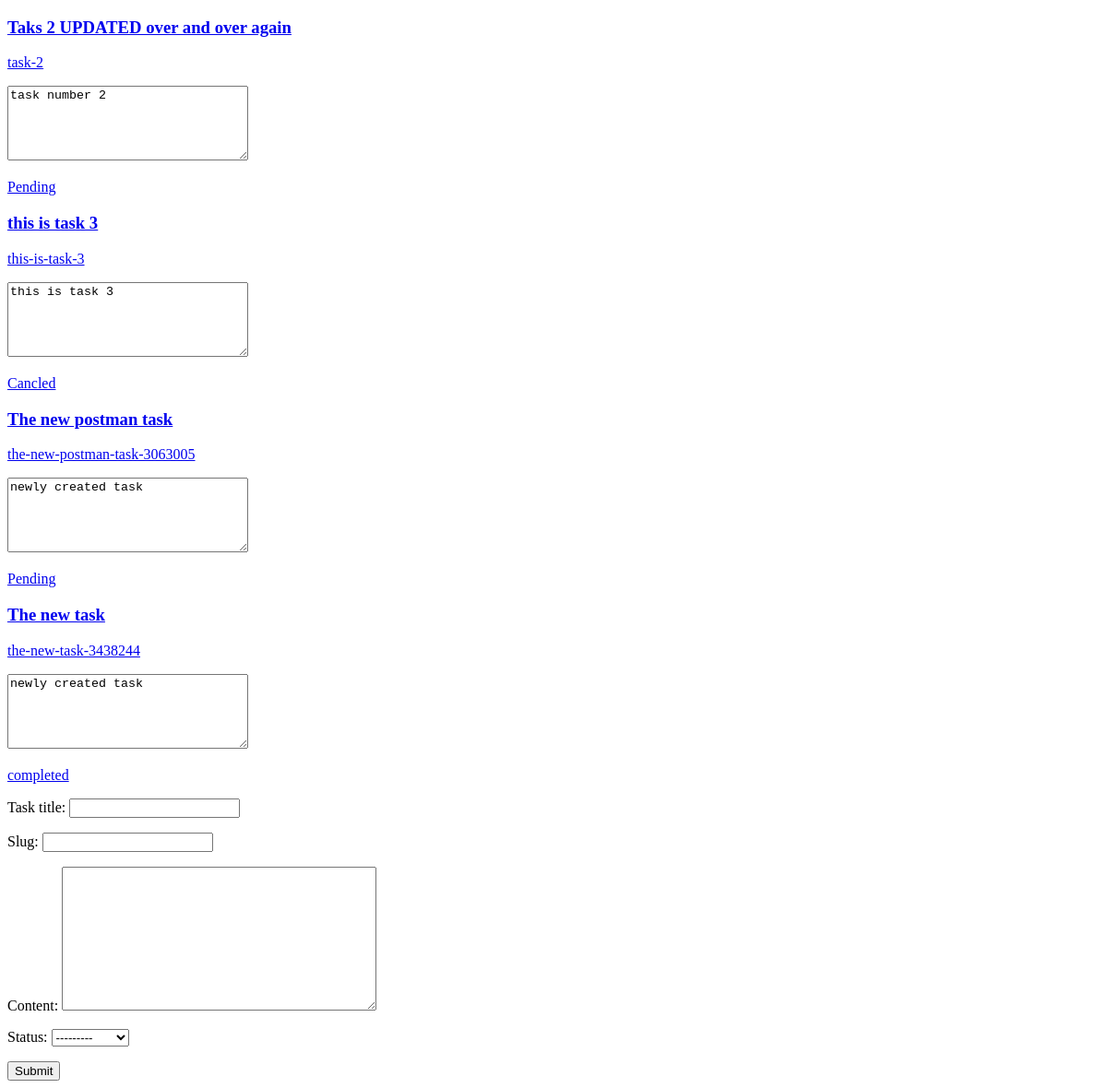
The app's page /, older data.
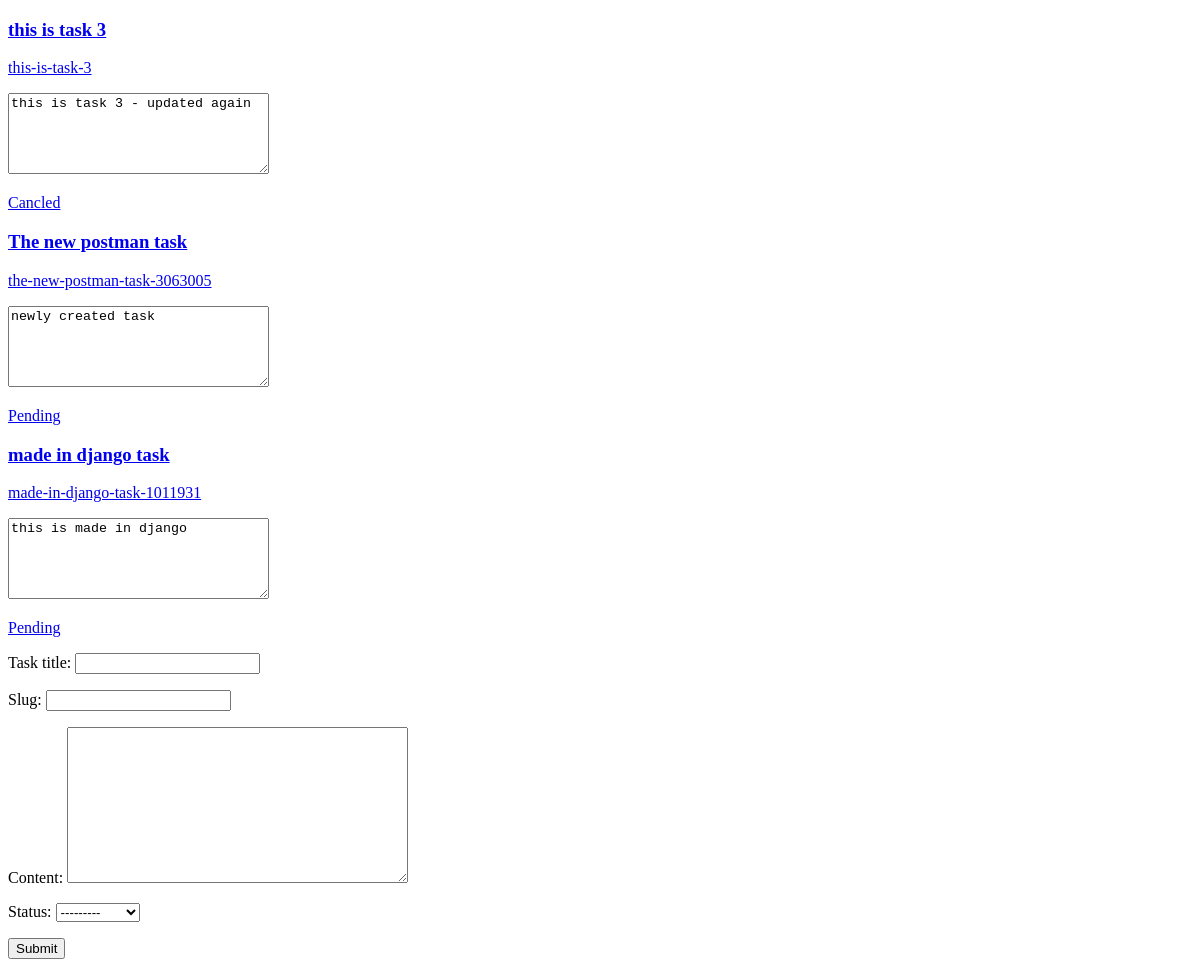
The same page, newer data.
### App/models.py (models this page shows, shortened)
class Task(models.Model):
    Task_title = models.CharField(max_length=250)
    Slug = models.SlugField(max_length=250, null=True, blank=True)
    Content = models.TextField(max_length=1000, null=True, blank =True)
    status = models.ForeignKey(Status,  on_delete=models.CASCADE)

class Status(models.Model):
    State = models.CharField(max_length=200)
    def __str__(self):
        return self.State

### App/views.py (the view)
# urls.py: path("", Index, name="index"),
def Index(request):
    tasks = Task.objects.all()
    form = TaskForm()
    if request.method == "POST":
        form = TaskForm(request.POST)
        if form.is_valid():
            form.save()
            return redirect("index")
    context = {
        "tasks": tasks,
        "form": form,
    }
    return render(request, "index.html", context)

### App/forms.py
class TaskForm(ModelForm):
    class Meta:
        model = Task
        fields = [
            'Task_title',
            'Slug',
            'Content',
            'status'
        ]

### templates/index.html (shortened to what this page needs)
<!DOCTYPE html>
<html lang="en">
<head>
</head>
<body>
    {% for task in tasks %}
    <a href="{% url 'detail' task.Slug %}">
        <div class="task_container">
            <div class="task">
                <h3 class="task_title">{{task.Task_title}}</h3>
                <p>{{task.Slug}}</p>
                <textarea name="" id="" cols="30" rows="5" class="Content">{{task.Content}}</textarea>
                <p>{{task.status}}</p>
            </div>
        </div>
    </a>
    {% endfor %}
    <form action="" method="post">
        {{form.as_p}}
        <input type="submit" name="" id="">
    </form>
</body>
</html>

Row changes from the older to the newer data that the page shows:
removed Task: Task_title "Taks 2 UPDATED over and over again", Slug "task-2", Content "task number 2", status "Pending"
removed Task: Task_title "The new task", Slug "the-new-task-3438244", Content "newly created task", status "completed"
changed Task "this is task 3": Content "this is task 3" → "this is task 3 - updated again"
added Task: Task_title "made in django task", Slug "made-in-django-task-1011931", Content "this is made in django", status "Pending"
